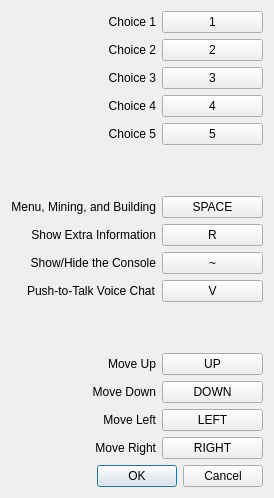
<?xml version="1.0" encoding="UTF-8"?>
<ui version="4.0">
 <class>Keymap</class>
 <widget class="QDialog" name="Keymap">
  <property name="geometry">
   <rect>
    <x>0</x>
    <y>0</y>
    <width>274</width>
    <height>498</height>
   </rect>
  </property>
  <property name="windowTitle">
   <string>Dialog</string>
  </property>
  <layout class="QVBoxLayout" name="verticalLayout">
   <item>
    <layout class="QFormLayout" name="formLayout">
     <property name="fieldGrowthPolicy">
      <enum>QFormLayout::AllNonFixedFieldsGrow</enum>
     </property>
     <property name="rowWrapPolicy">
      <enum>QFormLayout::DontWrapRows</enum>
     </property>
     <property name="labelAlignment">
      <set>Qt::AlignRight|Qt::AlignTrailing|Qt::AlignVCenter</set>
     </property>
     <property name="formAlignment">
      <set>Qt::AlignLeading|Qt::AlignLeft|Qt::AlignTop</set>
     </property>
     <item row="0" column="0">
      <widget class="QLabel" name="lblChoice1">
       <property name="text">
        <string>Choice 1</string>
       </property>
       <property name="alignment">
        <set>Qt::AlignRight|Qt::AlignTrailing|Qt::AlignVCenter</set>
       </property>
      </widget>
     </item>
     <item row="0" column="1">
      <widget class="QPushButton" name="btnChoice1">
       <property name="text">
        <string>1</string>
       </property>
      </widget>
     </item>
     <item row="1" column="0">
      <widget class="QLabel" name="lblChoice2">
       <property name="text">
        <string>Choice 2</string>
       </property>
       <property name="alignment">
        <set>Qt::AlignRight|Qt::AlignTrailing|Qt::AlignVCenter</set>
       </property>
      </widget>
     </item>
     <item row="1" column="1">
      <widget class="QPushButton" name="btnChoice2">
       <property name="text">
        <string>2</string>
       </property>
      </widget>
     </item>
     <item row="2" column="0">
      <widget class="QLabel" name="lblChoice3">
       <property name="text">
        <string>Choice 3</string>
       </property>
       <property name="alignment">
        <set>Qt::AlignRight|Qt::AlignTrailing|Qt::AlignVCenter</set>
       </property>
      </widget>
     </item>
     <item row="2" column="1">
      <widget class="QPushButton" name="btnChoice3">
       <property name="text">
        <string>3</string>
       </property>
      </widget>
     </item>
     <item row="3" column="0">
      <widget class="QLabel" name="lblChoice4">
       <property name="text">
        <string>Choice 4</string>
       </property>
       <property name="alignment">
        <set>Qt::AlignRight|Qt::AlignTrailing|Qt::AlignVCenter</set>
       </property>
      </widget>
     </item>
     <item row="3" column="1">
      <widget class="QPushButton" name="btnChoice4">
       <property name="text">
        <string>4</string>
       </property>
      </widget>
     </item>
     <item row="4" column="0">
      <widget class="QLabel" name="lblChoice5">
       <property name="text">
        <string>Choice 5</string>
       </property>
       <property name="scaledContents">
        <bool>false</bool>
       </property>
       <property name="alignment">
        <set>Qt::AlignRight|Qt::AlignTrailing|Qt::AlignVCenter</set>
       </property>
       <property name="indent">
        <number>-1</number>
       </property>
      </widget>
     </item>
     <item row="4" column="1">
      <widget class="QPushButton" name="btnChoice5">
       <property name="text">
        <string>5</string>
       </property>
      </widget>
     </item>
     <item row="5" column="0" colspan="2">
      <spacer name="verticalSpacer">
       <property name="orientation">
        <enum>Qt::Vertical</enum>
       </property>
       <property name="sizeHint" stdset="0">
        <size>
         <width>20</width>
         <height>40</height>
        </size>
       </property>
      </spacer>
     </item>
     <item row="6" column="0">
      <widget class="QLabel" name="lblMenu">
       <property name="text">
        <string>Menu, Mining, and Building</string>
       </property>
       <property name="alignment">
        <set>Qt::AlignRight|Qt::AlignTrailing|Qt::AlignVCenter</set>
       </property>
      </widget>
     </item>
     <item row="6" column="1">
      <widget class="QPushButton" name="btnMenu">
       <property name="text">
        <string>SPACE</string>
       </property>
      </widget>
     </item>
     <item row="7" column="0">
      <widget class="QLabel" name="lblExtraInfo">
       <property name="text">
        <string>Show Extra Information</string>
       </property>
       <property name="alignment">
        <set>Qt::AlignRight|Qt::AlignTrailing|Qt::AlignVCenter</set>
       </property>
      </widget>
     </item>
     <item row="7" column="1">
      <widget class="QPushButton" name="btnExtraInfo">
       <property name="text">
        <string>R</string>
       </property>
      </widget>
     </item>
     <item row="8" column="0">
      <widget class="QLabel" name="lblConsole">
       <property name="text">
        <string>Show/Hide the Console</string>
       </property>
       <property name="alignment">
        <set>Qt::AlignRight|Qt::AlignTrailing|Qt::AlignVCenter</set>
       </property>
      </widget>
     </item>
     <item row="8" column="1">
      <widget class="QPushButton" name="btnConsole">
       <property name="text">
        <string>~</string>
       </property>
      </widget>
     </item>
     <item row="9" column="0">
      <widget class="QLabel" name="lblVoice">
       <property name="text">
        <string>Push-to-Talk Voice Chat</string>
       </property>
      </widget>
     </item>
     <item row="9" column="1">
      <widget class="QPushButton" name="btnVoice">
       <property name="text">
        <string>V</string>
       </property>
      </widget>
     </item>
     <item row="10" column="0" colspan="2">
      <spacer name="verticalSpacer_2">
       <property name="orientation">
        <enum>Qt::Vertical</enum>
       </property>
       <property name="sizeHint" stdset="0">
        <size>
         <width>20</width>
         <height>40</height>
        </size>
       </property>
      </spacer>
     </item>
     <item row="11" column="0">
      <widget class="QLabel" name="lblArrowUp">
       <property name="text">
        <string>Move Up</string>
       </property>
       <property name="alignment">
        <set>Qt::AlignRight|Qt::AlignTrailing|Qt::AlignVCenter</set>
       </property>
      </widget>
     </item>
     <item row="12" column="0">
      <widget class="QLabel" name="lblArrowDown">
       <property name="text">
        <string>Move Down</string>
       </property>
       <property name="alignment">
        <set>Qt::AlignRight|Qt::AlignTrailing|Qt::AlignVCenter</set>
       </property>
      </widget>
     </item>
     <item row="12" column="1">
      <widget class="QPushButton" name="btnArrowDown">
       <property name="text">
        <string>DOWN</string>
       </property>
      </widget>
     </item>
     <item row="13" column="0">
      <widget class="QLabel" name="lblArrowLeft">
       <property name="text">
        <string>Move Left</string>
       </property>
       <property name="alignment">
        <set>Qt::AlignRight|Qt::AlignTrailing|Qt::AlignVCenter</set>
       </property>
      </widget>
     </item>
     <item row="13" column="1">
      <widget class="QPushButton" name="btnArrowLeft">
       <property name="text">
        <string>LEFT</string>
       </property>
      </widget>
     </item>
     <item row="14" column="0">
      <widget class="QLabel" name="lblRightArrow">
       <property name="text">
        <string>Move Right</string>
       </property>
       <property name="alignment">
        <set>Qt::AlignRight|Qt::AlignTrailing|Qt::AlignVCenter</set>
       </property>
      </widget>
     </item>
     <item row="14" column="1">
      <widget class="QPushButton" name="btnArrowRight">
       <property name="text">
        <string>RIGHT</string>
       </property>
      </widget>
     </item>
     <item row="11" column="1">
      <widget class="QPushButton" name="btnArrowUp">
       <property name="text">
        <string>UP</string>
       </property>
      </widget>
     </item>
    </layout>
   </item>
   <item>
    <widget class="QDialogButtonBox" name="buttonBox">
     <property name="orientation">
      <enum>Qt::Horizontal</enum>
     </property>
     <property name="standardButtons">
      <set>QDialogButtonBox::Cancel|QDialogButtonBox::Ok</set>
     </property>
    </widget>
   </item>
  </layout>
 </widget>
 <resources/>
 <connections>
  <connection>
   <sender>buttonBox</sender>
   <signal>accepted()</signal>
   <receiver>Keymap</receiver>
   <slot>accept()</slot>
   <hints>
    <hint type="sourcelabel">
     <x>248</x>
     <y>254</y>
    </hint>
    <hint type="destinationlabel">
     <x>157</x>
     <y>274</y>
    </hint>
   </hints>
  </connection>
  <connection>
   <sender>buttonBox</sender>
   <signal>rejected()</signal>
   <receiver>Keymap</receiver>
   <slot>reject()</slot>
   <hints>
    <hint type="sourcelabel">
     <x>316</x>
     <y>260</y>
    </hint>
    <hint type="destinationlabel">
     <x>286</x>
     <y>274</y>
    </hint>
   </hints>
  </connection>
 </connections>
</ui>
